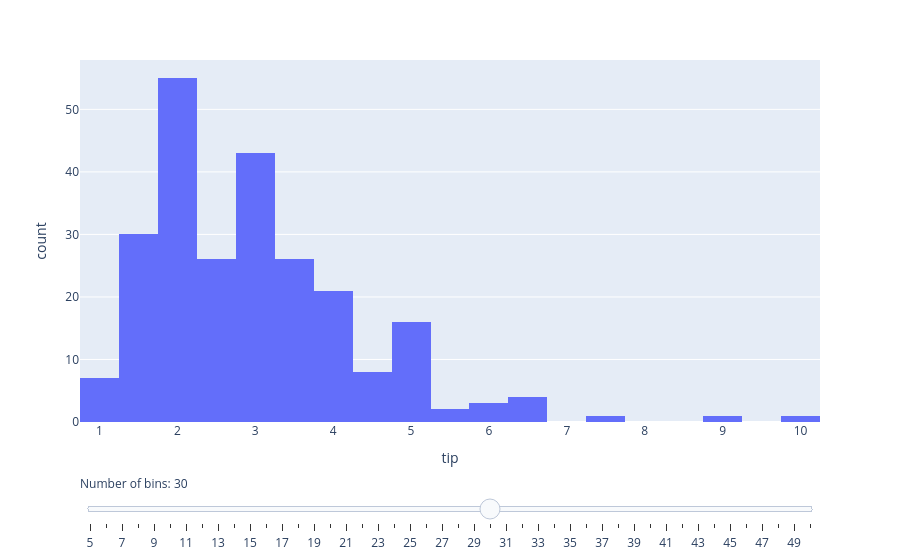

The cell this chart's notebook holds for it:
### Code cell
# more advanced visualization
# variable binning

import plotly.express as px

fig = px.histogram(tips, x="tip")
fig.update_layout(
    sliders=[{
        "active": 25,
        "currentvalue": {"prefix": "Number of bins: "},
        "pad": {"t": 50},
        "steps": [
            {
                "label": str(b),
                "method": "restyle",
                "args": [{"nbinsx": b}]
            }
            for b in range(5, 51)
        ]
    }]
)
fig.show()

### Figure 1 — Plotly figure (JSON) as saved in the notebook; plotly's stock layout.template omitted (floating-point values rounded to 4 significant figures; data arrays with more than 128 entries replaced by an {"elided": "..."} marker saying what was removed)
{"data": [{"bingroup": "x", "hovertemplate": "tip=%{x}<br>count=%{y}<extra></extra>", "legendgroup": "", "marker": {"color": "#636efa", "pattern": {"shape": ""}}, "name": "", "orientation": "v", "showlegend": false, "type": "histogram", "x": {"elided": "244 float values"}, "xaxis": "x", "yaxis": "y"}], "layout": {"barmode": "relative", "legend": {"tracegroupgap": 0}, "margin": {"t": 60}, "sliders": [{"active": 25, "currentvalue": {"prefix": "Number of bins: "}, "pad": {"t": 50}, "steps": [{"args": [{"nbinsx": 5}], "label": "5", "method": "restyle"}, {"args": [{"nbinsx": 6}], "label": "6", "method": "restyle"}, {"args": [{"nbinsx": 7}], "label": "7", "method": "restyle"}, {"args": [{"nbinsx": 8}], "label": "8", "method": "restyle"}, {"args": [{"nbinsx": 9}], "label": "9", "method": "restyle"}, {"args": [{"nbinsx": 10}], "label": "10", "method": "restyle"}, {"args": [{"nbinsx": 11}], "label": "11", "method": "restyle"}, {"args": [{"nbinsx": 12}], "label": "12", "method": "restyle"}, {"args": [{"nbinsx": 13}], "label": "13", "method": "restyle"}, {"args": [{"nbinsx": 14}], "label": "14", "method": "restyle"}, {"args": [{"nbinsx": 15}], "label": "15", "method": "restyle"}, {"args": [{"nbinsx": 16}], "label": "16", "method": "restyle"}, {"args": [{"nbinsx": 17}], "label": "17", "method": "restyle"}, {"args": [{"nbinsx": 18}], "label": "18", "method": "restyle"}, {"args": [{"nbinsx": 19}], "label": "19", "method": "restyle"}, {"args": [{"nbinsx": 20}], "label": "20", "method": "restyle"}, {"args": [{"nbinsx": 21}], "label": "21", "method": "restyle"}, {"args": [{"nbinsx": 22}], "label": "22", "method": "restyle"}, {"args": [{"nbinsx": 23}], "label": "23", "method": "restyle"}, {"args": [{"nbinsx": 24}], "label": "24", "method": "restyle"}, {"args": [{"nbinsx": 25}], "label": "25", "method": "restyle"}, {"args": [{"nbinsx": 26}], "label": "26", "method": "restyle"}, {"args": [{"nbinsx": 27}], "label": "27", "method": "restyle"}, {"args": [{"nbinsx": 28}], "label": "28", "method": "restyle"}, {"args": [{"nbinsx": 29}], "label": "29", "method": "restyle"}, {"args": [{"nbinsx": 30}], "label": "30", "method": "restyle"}, {"args": [{"nbinsx": 31}], "label": "31", "method": "restyle"}, {"args": [{"nbinsx": 32}], "label": "32", "method": "restyle"}, {"args": [{"nbinsx": 33}], "label": "33", "method": "restyle"}, {"args": [{"nbinsx": 34}], "label": "34", "method": "restyle"}, {"args": [{"nbinsx": 35}], "label": "35", "method": "restyle"}, {"args": [{"nbinsx": 36}], "label": "36", "method": "restyle"}, {"args": [{"nbinsx": 37}], "label": "37", "method": "restyle"}, {"args": [{"nbinsx": 38}], "label": "38", "method": "restyle"}, {"args": [{"nbinsx": 39}], "label": "39", "method": "restyle"}, {"args": [{"nbinsx": 40}], "label": "40", "method": "restyle"}, {"args": [{"nbinsx": 41}], "label": "41", "method": "restyle"}, {"args": [{"nbinsx": 42}], "label": "42", "method": "restyle"}, {"args": [{"nbinsx": 43}], "label": "43", "method": "restyle"}, {"args": [{"nbinsx": 44}], "label": "44", "method": "restyle"}, {"args": [{"nbinsx": 45}], "label": "45", "method": "restyle"}, {"args": [{"nbinsx": 46}], "label": "46", "method": "restyle"}, {"args": [{"nbinsx": 47}], "label": "47", "method": "restyle"}, {"args": [{"nbinsx": 48}], "label": "48", "method": "restyle"}, {"args": [{"nbinsx": 49}], "label": "49", "method": "restyle"}, {"args": [{"nbinsx": 50}], "label": "50", "method": "restyle"}]}], "xaxis": {"anchor": "y", "domain": [0, 1], "title": {"text": "tip"}}, "yaxis": {"anchor": "x", "domain": [0, 1], "title": {"text": "count"}}}}
